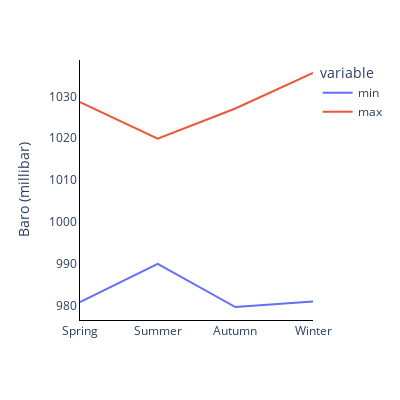

Notebook code cell kept with this figure:
### Code cell
# SEASONAL BAROMETER MINMAX LINE

fig = px.line(df.groupby('Season').describe()['Barometer'][['min', 'max']].loc[season_list],
              width=400, height=400)

fig.update_layout(plot_bgcolor='rgba(0, 0, 0, 0)', 
                  paper_bgcolor='rgba(0, 0, 0, 0)')
fig.update_xaxes(title_text=None, # tickmode='linear' shows all the months
                 showline=True, linewidth=1, linecolor='black')
fig.update_yaxes(title_text='Baro (millibar)',
#                  range=[16,30],
                showline=True, linewidth=1, linecolor='black')

filename = str(file_path + create_filename('season', 'barometer', 'minmax', 'line'))
print(filename)

fig.show()

### Figure 1 — Plotly figure (JSON) as saved in the notebook; plotly's stock layout.template omitted (floating-point values rounded to 4 significant figures)
{"data": [{"hovertemplate": "variable=min<br>Season=%{x}<br>value=%{y}<extra></extra>", "legendgroup": "min", "line": {"color": "#636efa", "dash": "solid"}, "mode": "lines", "name": "min", "orientation": "v", "showlegend": true, "type": "scatter", "x": ["Spring", "Summer", "Autumn", "Winter"], "xaxis": "x", "y": [980.8, 989.9, 979.6, 980.9], "yaxis": "y"}, {"hovertemplate": "variable=max<br>Season=%{x}<br>value=%{y}<extra></extra>", "legendgroup": "max", "line": {"color": "#EF553B", "dash": "solid"}, "mode": "lines", "name": "max", "orientation": "v", "showlegend": true, "type": "scatter", "x": ["Spring", "Summer", "Autumn", "Winter"], "xaxis": "x", "y": [1029.0, 1020.0, 1027.0, 1036.0], "yaxis": "y"}], "layout": {"height": 400, "legend": {"title": {"text": "variable"}, "tracegroupgap": 0}, "margin": {"t": 60}, "paper_bgcolor": "rgba(0, 0, 0, 0)", "plot_bgcolor": "rgba(0, 0, 0, 0)", "width": 400, "xaxis": {"anchor": "y", "domain": [0, 1], "linecolor": "black", "linewidth": 1, "showline": true, "title": {}}, "yaxis": {"anchor": "x", "domain": [0, 1], "linecolor": "black", "linewidth": 1, "showline": true, "title": {"text": "Baro (millibar)"}}}}
